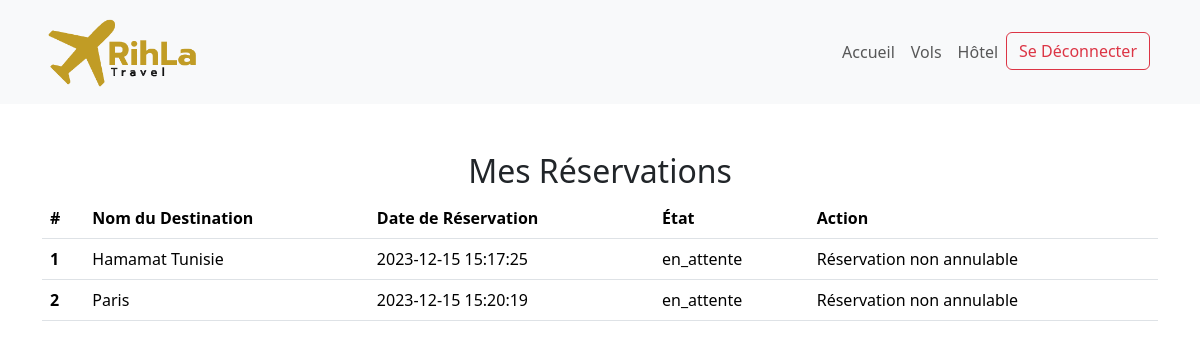
Screenshot of /client/mes_destination.php (signed in) with the database file from the repository.
### tables this page shows
CREATE TABLE `reservations` (
  `id` int(11) NOT NULL,
  `user_id` int(11) NOT NULL,
  `destination_id` int(11) NOT NULL,
  `reservation_date` timestamp NOT NULL DEFAULT current_timestamp(),
  `etat` enum('en_attente','traite','annule') NOT NULL DEFAULT 'en_attente'
);

CREATE TABLE `destinations` (
  `id` int(11) NOT NULL,
  `nom_destination` varchar(255) NOT NULL,
  `description` text DEFAULT NULL,
  `pays_region` varchar(255) DEFAULT NULL,
  `type_destination` varchar(255) DEFAULT NULL,
  `attractions_principales` text DEFAULT NULL,
  `meilleure_saison` varchar(255) DEFAULT NULL,
  `cout_moyen` decimal(10,2) DEFAULT NULL,
  `equipements` text DEFAULT NULL,
  `recommandations_securite` text DEFAULT NULL,
  `photos` text DEFAULT NULL,
  `avis_voyageurs` text DEFAULT NULL,
  `offres_speciales` text DEFAULT NULL,
  `accessibilite` varchar(255) DEFAULT NULL,
  `restrictions_conditions` text DEFAULT NULL
);

### client/mes_destination.php (the view, shortened to what this page needs)
<?php
include "../admin/config.php";
$sql = "SELECT d.nom_destination AS nom_destination , r.id,r.reservation_date, u.nom AS nom_client, u.email AS email_client, u.telephone AS telephone_client, r.destination_id, r.etat
                    FROM reservations r
                    INNER JOIN utilisateurs u ON r.user_id = u.id
                    INNER JOIN destinations d ON r.destination_id = d.id";
$result = $conn->query($sql);
?>
<!DOCTYPE html>
<html lang="en">
<head>
    <link rel="stylesheet" href="https://cdn.jsdelivr.net/npm/bootstrap/dist/css/bootstrap.min.css">
</head>
<body>
      <nav class="navbar navbar-expand-lg navbar-light bg-light">
        <div class="container">
            <a class="navbar-brand" href="#"><img src="/rihla/assets/img/logo.png" height="78" srcset=""></a>
            <div class="collapse navbar-collapse" id="navbarNav">
                <ul class="navbar-nav ms-auto">
                    <li class="nav-item active">
                        <a class="nav-link" href="/rihla/client/">Accueil</a>
                    </li>
                    <li class="nav-item">
                        <a class="nav-link" href="/rihla/#vols">Vols</a>
                    </li>
                    <li class="nav-item">
                        <a class="nav-link" href="/rihla/#hotel">Hôtel</a>
                    </li>
                    <li class="nav-item">
                        <a class="btn btn-outline-danger me-2" href="deconnexion.php">Se Déconnecter</a>
                    </li>
                </ul>
            </div>
        </div>
    </nav>
    <div class="container mt-5">
        <h2 class="text-center">Mes Réservations</h2>
        <table class="table">
            <thead>
                <tr>
                    <th scope="col">#</th>
                    <th scope="col">Nom du Destination</th>
                    <th scope="col">Date de Réservation</th>
                    <th scope="col">État</th>
                    <th scope="col">Action</th>
                </tr>
            </thead>
            <tbody>
                <?php
                while ($row = $result->fetch_assoc()) {
                    echo "<tr";
                    $dateReservation = strtotime($row["reservation_date"]);
                    $maintenant = time();
                    $differenceHeures = ($dateReservation - $maintenant) / 3600;
                    if ($differenceHeures >= 48) {
                        echo " class='reservable'";
                        echo ">";
                        echo "<th scope='row'>" . $row["id"] . "</th>";
                        echo "<td>" . $row["nom_destination"] . "</td>";
                        echo "<td>" . $row["reservation_date"] . "</td>";
                        echo "<td>" . $row["etat"] . "</td>";
                        echo "<td><a class='btn btn-danger' href='?annuler=" . $row["id"] . "''>Annuler </a>";
                        echo "<a class='btn btn-primary ms-3' href='?reserver=" . $row["id"] . "''> Réserver à nouveau</a></td>";
                    } else {
                        echo ">";
                        echo "<th scope='row'>" . $row["id"] . "</th>";
                        echo "<td>" . $row["nom_destination"] . "</td>";
                        echo "<td>" . $row["reservation_date"] . "</td>";
                        echo "<td>" . $row["etat"] . "</td>";
                        echo "<td>Réservation non annulable</td>";
                    }
                    echo "</tr>";
                }
                ?>
            </tbody>
        </table>
    </div>
</body>
</html>

### rows the page displays
reservations: id "1", destination.nom_destination "Hamamat Tunisie", reservation_date "2023-12-15 15:17:25", etat "en_attente"
reservations: id "2", destination.nom_destination "Paris", reservation_date "2023-12-15 15:20:19", etat "en_attente"
